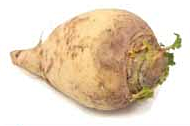
#> input picture rutabaga.png, 190 x 126 px
$ python spheres.py
#> lines starting #> are read from the running program, lines starting #| are printed output that depends on the picture
#!/usr/bin/env python

import numpy as np
import matplotlib.pyplot as plt
import matplotlib.image as mpimg
from mpl_toolkits.mplot3d import Axes3D
from math import (cos,sin, pi, sqrt)
import random

N = 30000
fig = plt.figure(figsize=(12,12))

def run_graph(subplot, points, title):
    """
    Boilerplate code for graphing the sphere
    """
    ax = fig.add_subplot(subplot, projection='3d')
    xs = np.array([x for (x,y,z) in points])
    ys = np.array([y for (x,y,z) in points])
    zs = np.array([z for (x,y,z) in points])
    ax.scatter(xs, ys, zs, facecolors='none', edgecolor='b', s=0.15)
    ax.set_title(title)

# generate spherical coordinates
pol = lambda r,phi, psi: tuple(r * c for c in (cos(phi) * cos(psi), cos(phi) * sin(psi), sin(phi)))
points = [pol(1, random.uniform(-pi/2.0, pi/2.0), random.uniform(0, 2 * pi)) for i in xrange(N)]
run_graph(221,  points,
        r'Spherical coordinates! $(1, \phi \leftarrow U(-\pi / 2, \pi / 2), \varphi \leftarrow U( 0, 2\pi ))$')

# generate gaussians
points2 = np.array([tuple(a / np.linalg.norm(a)) for a in np.random.normal(0,1, (N,3))])
run_graph(222, points2,'Gaussians! (norm of $(x,y,z) \leftarrow \mathcal{N}(0,1))$')

# uniformly from the cube
points3 = np.array([tuple(a / np.linalg.norm(a)) for a in np.random.uniform(-1,1, (N,3))])
run_graph(223, points3,'Cube! (norm of $(x,y,z) \leftarrow U(-1,1))$')
ax = fig.add_subplot(224)

plt.subplot(224)
plt.title('A Rutabaga')
mg=mpimg.imread('rutabaga.png')
#> mg is the input picture: shape (126, 190, 3) float32; mean R, G, B 0.899, 0.83, 0.741
plt.imshow(mg)

plt.savefig('spheres.png')
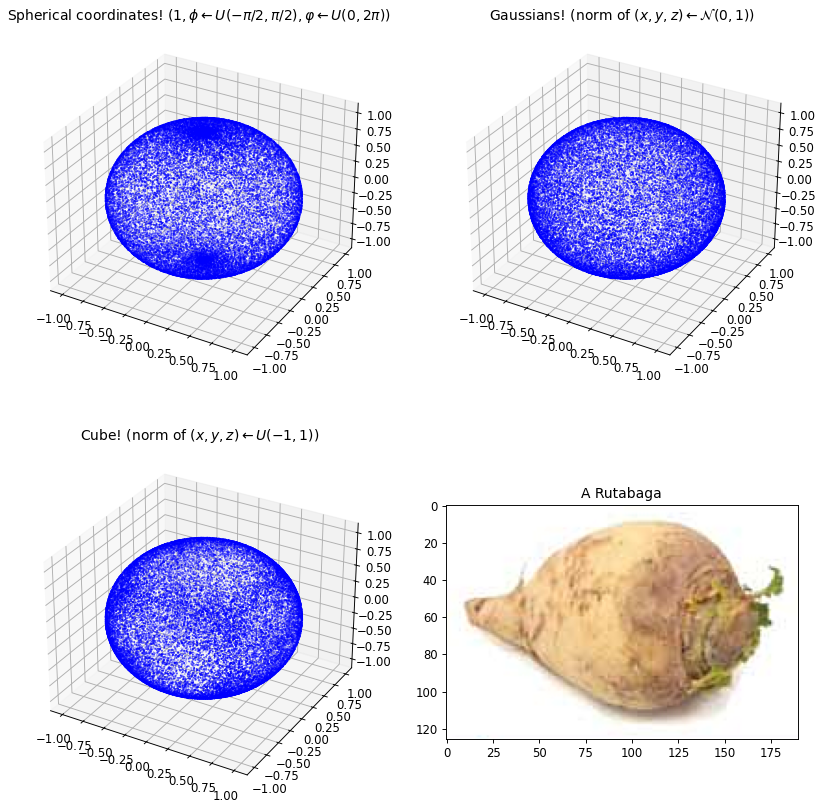
#> figure drawn by matplotlib, 4 panels
